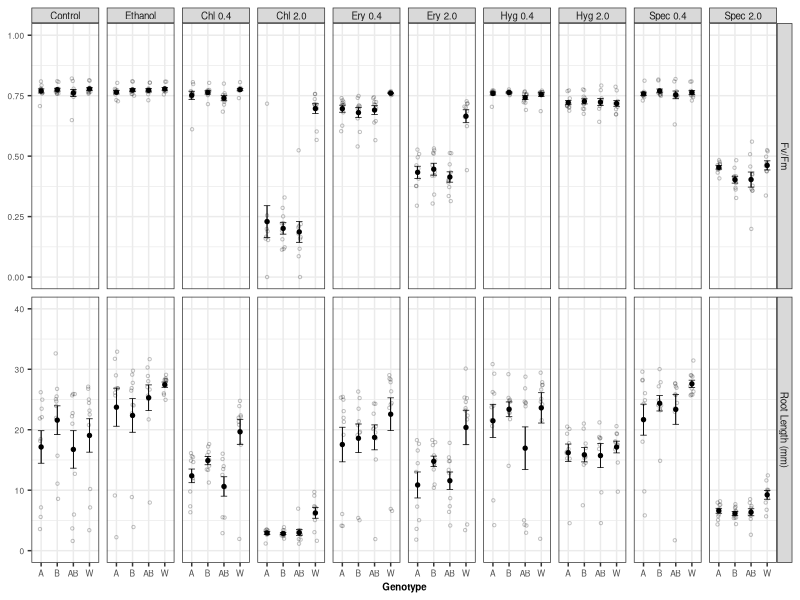
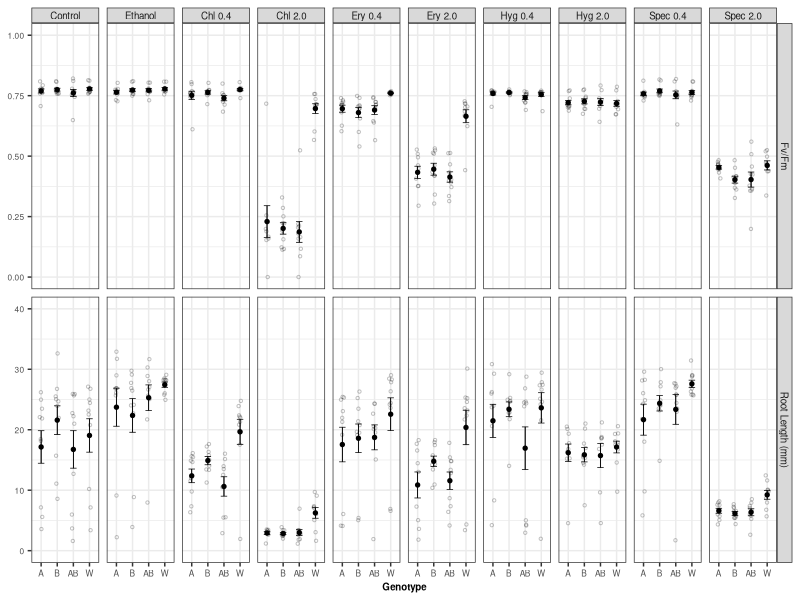

Source code (R) for these figures, in order:
library(tidyverse)
library(patchwork)

X2023_April_all_drugs <- read.csv("AllDrugs.csv")

#This code replaces the placeholders values for drug concentration with their actual values
X2023_April_all_drugs$DC = factor(X2023_April_all_drugs$DC, labels = c("Control", "Ethanol", "Chl 0.4", "Chl 2.0", "Ery 0.4", "Ery 2.0", "Hyg 0.4","Hyg 2.0", "Spec 0.4", "Spec 2.0"))
#This code replaces the BA value for genotype with AB
X2023_April_all_drugs$Genotype = factor(X2023_April_all_drugs$Genotype, labels = c("A", "B", "AB", "W"))


FvFm.plot <- ggplot(X2023_April_all_drugs, aes(x=Genotype, y=FvFm, group=DC)) +
  geom_point(cex=1.5,pch=1.0,position=position_jitter(w=0.1,h=0), alpha=0.5) +
  stat_summary(fun.data = 'mean_se', geom = 'errorbar', width=0.1) +
  stat_summary(fun.data = 'mean_se', geom = 'pointrange') +
#  geom_point(data=mean.FvFm.data, aes(x=Genotype, y=FvFm)) +
  facet_grid(~DC) +
  ylab("Fv/Fm")


Root.plot <- ggplot(X2023_April_all_drugs, aes(x=Genotype, y=Root, group=DC)) +
  geom_point(cex=1.5,pch=1.0,position=position_jitter(w=0.1,h=0), alpha=0.5) +
  stat_summary(fun.data = 'mean_se', geom = 'errorbar', width=0.1) +
  stat_summary(fun.data = 'mean_se', geom = 'pointrange') +
#  geom_point(data=mean.Root.data, aes(x=Genotype, y=Root)) +
  facet_grid(~DC) +
  ylab("Root Length (mm)")


#Ths uses the patchwork library to combine the two saved plots in vertical orientation (Fv/Fm on top of root)
combined.plot <- FvFm.plot / Root.plot

#This code reformats the table in a way that will allow for making FvFm and root plots with a single ggplot call
X2023_April_all_drugs.long <- X2023_April_all_drugs %>%
  pivot_longer(
    cols = c(FvFm, Root),
    names_to = "Phenotype",
    values_to = "PhenotypeValue"
  )

#Rename Root to Root Length (mm) and FvFm to Fv/Fm
X2023_April_all_drugs.long$Phenotype = factor(X2023_April_all_drugs.long$Phenotype, labels = c("Fv/Fm", "Root Length (mm)"))

#calculating averages but this has been commented out below
mean.phenotype.data <- X2023_April_all_drugs.long %>% 
  filter(!is.na(PhenotypeValue)) %>% 
  group_by(Genotype, DC, Phenotype) %>% 
  summarise(PhenotypeValue = mean(PhenotypeValue))


#This is a hack to allow for both manually specifying the y axis limits and have them different for the different rows in the grid (ggplot lets you do one of those but not both)
#it is implemented with teh geom_blank lines in the ggplot call below
X2023_April_all_drugs.long <- X2023_April_all_drugs.long %>%
  mutate(ymin = case_when(
    Phenotype == "Fv/Fm" ~ 0,
    Phenotype == "Root Length (mm)" ~ 0,
    TRUE ~ NA_real_
  ),
  ymax = case_when(
    Phenotype == "Fv/Fm" ~ 1,
    Phenotype == "Root Length (mm)" ~ 40,
    TRUE ~ NA_real_
  ))


combined.plot.grid <- ggplot(X2023_April_all_drugs.long, aes(x=Genotype, y=PhenotypeValue)) +
  geom_point(cex=0.8,pch=1,position=position_jitter(w=0.1,h=0), alpha=0.25) +
  stat_summary(fun.data = 'mean_se', geom = 'errorbar', width=0.4, linewidth=0.25) +
  stat_summary(fun.data = 'mean_se', geom = 'pointrange', size=0.125, linewidth=0.25) +
#  geom_point(data=mean.phenotype.data, aes(x=Genotype, y=PhenotypeValue)) +
  facet_grid(Phenotype~DC, scales="free_y") +
  geom_blank(aes(y = ymin)) +  #part of the hack to manually scale y axis      
  geom_blank(aes(y = ymax)) +  #part of the hack to manually scale y axis   
  labs(y = NULL) +
  theme_bw() +
  theme(
    axis.text = element_text(size=6),
    axis.title = element_text(size=7, face="bold"),
    strip.text = element_text(size=7, margin = margin(t = 2, r = 2, b = 2, l = 2))
  )

combined.plot.grid

ggsave("AllDrugs.pdf", width=6, height=2.5)

